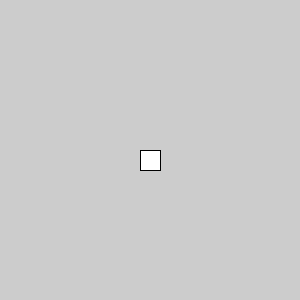
Frame 1 (no input)
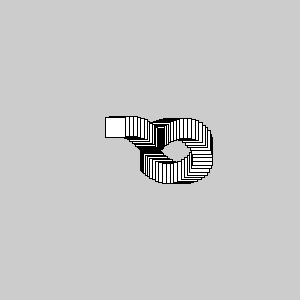
Frame 60 (the mouse pressed at the canvas centre just before this capture)
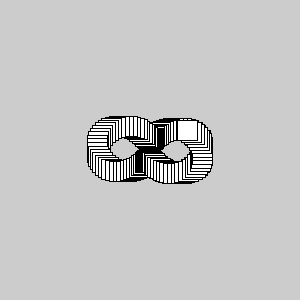
Frame 120 (the mouse held since frame 60 and released just before this capture)

The Processing sketch that drew these frames (run headless with seeded random() and noise(); from frame 60 on, the mouse is pressed at the canvas centre):

// Processing sketch: sinCosLonger
// ── sinCosLonger.pde
float countUpX = 0;
float countUpY = 0;
float sizeOfArc = 10;
void setup() {
  size(300, 300);
  rectMode(CENTER);
}
void draw() {
  //background(200);
  //fill(200, 200, 200, 10);
  //rect(0, 0, width, height);
  fill(255);
  rect( sin(countUpX) * sizeOfArc + width/2, cos(countUpY) * sizeOfArc +height/2, 20, 20);
  countUpX += .07;
  countUpY += .07;
  //sizeOfArc += 1; // makes a spiral
  sizeOfArc += sin(countUpX * 2) * 3;
}
